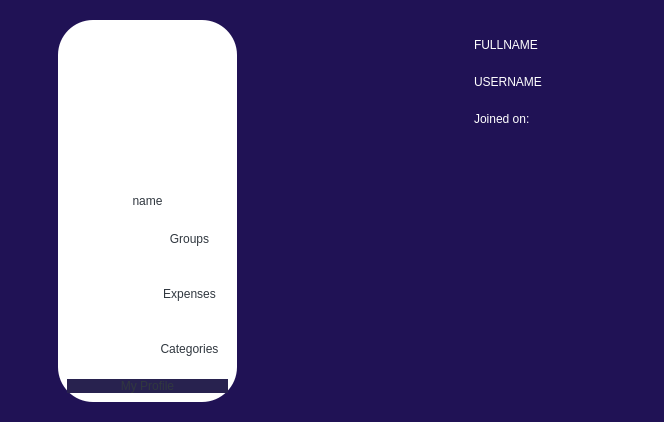
<?xml version="1.0" encoding="UTF-8"?>
<ui version="4.0">
 <class>profileDialog</class>
 <widget class="QDialog" name="profileDialog">
  <property name="geometry">
   <rect>
    <x>0</x>
    <y>0</y>
    <width>664</width>
    <height>422</height>
   </rect>
  </property>
  <property name="windowTitle">
   <string>Dialog</string>
  </property>
  <property name="styleSheet">
   <string notr="true">background:rgb(32, 18, 85);
color:rgb(48, 55, 63);</string>
  </property>
  <layout class="QHBoxLayout" name="horizontalLayout">
   <item>
    <layout class="QVBoxLayout" name="verticalLayout">
     <item>
      <widget class="QPushButton" name="pushButton_6">
       <property name="sizePolicy">
        <sizepolicy hsizetype="Preferred" vsizetype="Preferred">
         <horstretch>0</horstretch>
         <verstretch>0</verstretch>
        </sizepolicy>
       </property>
       <property name="styleSheet">
        <string notr="true">border:0px;</string>
       </property>
       <property name="text">
        <string/>
       </property>
      </widget>
     </item>
     <item>
      <widget class="QPushButton" name="pushButton_5">
       <property name="sizePolicy">
        <sizepolicy hsizetype="Preferred" vsizetype="Preferred">
         <horstretch>0</horstretch>
         <verstretch>0</verstretch>
        </sizepolicy>
       </property>
       <property name="styleSheet">
        <string notr="true">border:0px;</string>
       </property>
       <property name="text">
        <string/>
       </property>
      </widget>
     </item>
     <item>
      <widget class="QPushButton" name="pushButton">
       <property name="sizePolicy">
        <sizepolicy hsizetype="Preferred" vsizetype="Preferred">
         <horstretch>0</horstretch>
         <verstretch>0</verstretch>
        </sizepolicy>
       </property>
       <property name="styleSheet">
        <string notr="true">border:0px;
image:url(:/res/Screenshot 2023-11-02 094331.png)</string>
       </property>
       <property name="text">
        <string/>
       </property>
      </widget>
     </item>
     <item>
      <widget class="QPushButton" name="pushButton_2">
       <property name="sizePolicy">
        <sizepolicy hsizetype="Preferred" vsizetype="Preferred">
         <horstretch>0</horstretch>
         <verstretch>0</verstretch>
        </sizepolicy>
       </property>
       <property name="styleSheet">
        <string notr="true">border:0px;
image: url(:/res/Screenshot 2023-11-02 094410.png);</string>
       </property>
       <property name="text">
        <string/>
       </property>
      </widget>
     </item>
     <item>
      <widget class="QPushButton" name="pushButton_3">
       <property name="sizePolicy">
        <sizepolicy hsizetype="Preferred" vsizetype="Preferred">
         <horstretch>0</horstretch>
         <verstretch>0</verstretch>
        </sizepolicy>
       </property>
       <property name="styleSheet">
        <string notr="true">border:0px;
image: url(:/res/Screenshot 2023-11-02 094359.png);</string>
       </property>
       <property name="text">
        <string/>
       </property>
      </widget>
     </item>
     <item>
      <widget class="QPushButton" name="pushButton_4">
       <property name="sizePolicy">
        <sizepolicy hsizetype="Preferred" vsizetype="Preferred">
         <horstretch>0</horstretch>
         <verstretch>0</verstretch>
        </sizepolicy>
       </property>
       <property name="styleSheet">
        <string notr="true">border:0px;
image: url(:/res/Screenshot 2023-11-02 094342.png);</string>
       </property>
       <property name="text">
        <string/>
       </property>
      </widget>
     </item>
     <item>
      <widget class="QPushButton" name="pushButton_7">
       <property name="sizePolicy">
        <sizepolicy hsizetype="Preferred" vsizetype="Preferred">
         <horstretch>0</horstretch>
         <verstretch>0</verstretch>
        </sizepolicy>
       </property>
       <property name="styleSheet">
        <string notr="true">border:0px;</string>
       </property>
       <property name="text">
        <string/>
       </property>
      </widget>
     </item>
     <item>
      <widget class="QPushButton" name="pushButton_8">
       <property name="sizePolicy">
        <sizepolicy hsizetype="Preferred" vsizetype="Preferred">
         <horstretch>0</horstretch>
         <verstretch>0</verstretch>
        </sizepolicy>
       </property>
       <property name="styleSheet">
        <string notr="true">border:0px;</string>
       </property>
       <property name="text">
        <string/>
       </property>
      </widget>
     </item>
    </layout>
   </item>
   <item>
    <widget class="QStackedWidget" name="stackedWidget_4">
     <widget class="QWidget" name="page_7">
      <layout class="QHBoxLayout" name="horizontalLayout_2">
       <item>
        <widget class="QGroupBox" name="groupBox">
         <property name="styleSheet">
          <string notr="true">background-color:rgb(255,255,255);
border-radius:35px;</string>
         </property>
         <property name="title">
          <string/>
         </property>
         <layout class="QVBoxLayout" name="verticalLayout_5">
          <item>
           <layout class="QVBoxLayout" name="verticalLayout_4">
            <item>
             <widget class="QFrame" name="frame">
              <property name="sizePolicy">
               <sizepolicy hsizetype="Preferred" vsizetype="Preferred">
                <horstretch>0</horstretch>
                <verstretch>0</verstretch>
               </sizepolicy>
              </property>
              <property name="styleSheet">
               <string notr="true">image: url(:/res/Screenshot 2023-09-24 212318.png);</string>
              </property>
              <property name="frameShape">
               <enum>QFrame::StyledPanel</enum>
              </property>
              <property name="frameShadow">
               <enum>QFrame::Raised</enum>
              </property>
             </widget>
            </item>
            <item>
             <widget class="QLabel" name="label">
              <property name="sizePolicy">
               <sizepolicy hsizetype="Preferred" vsizetype="Fixed">
                <horstretch>0</horstretch>
                <verstretch>0</verstretch>
               </sizepolicy>
              </property>
              <property name="styleSheet">
               <string notr="true">font: 700 12pt &quot;Segoe UI&quot;;</string>
              </property>
              <property name="text">
               <string>name</string>
              </property>
              <property name="alignment">
               <set>Qt::AlignCenter</set>
              </property>
             </widget>
            </item>
           </layout>
          </item>
          <item>
           <layout class="QVBoxLayout" name="verticalLayout_3">
            <item>
             <layout class="QVBoxLayout" name="verticalLayout_2">
              <item>
               <layout class="QHBoxLayout" name="horizontalLayout_3">
                <item>
                 <widget class="QFrame" name="frame_2">
                  <property name="styleSheet">
                   <string notr="true">image: url(:/res/Screenshot 2023-11-01 115602.png);
border:0px;</string>
                  </property>
                  <property name="frameShape">
                   <enum>QFrame::StyledPanel</enum>
                  </property>
                  <property name="frameShadow">
                   <enum>QFrame::Raised</enum>
                  </property>
                 </widget>
                </item>
                <item>
                 <widget class="QPushButton" name="pushButton_9">
                  <property name="sizePolicy">
                   <sizepolicy hsizetype="Preferred" vsizetype="Preferred">
                    <horstretch>0</horstretch>
                    <verstretch>0</verstretch>
                   </sizepolicy>
                  </property>
                  <property name="styleSheet">
                   <string notr="true">font: 700 12pt &quot;Segoe UI&quot;;</string>
                  </property>
                  <property name="text">
                   <string>Groups</string>
                  </property>
                 </widget>
                </item>
               </layout>
              </item>
              <item>
               <layout class="QHBoxLayout" name="horizontalLayout_4">
                <item>
                 <widget class="QFrame" name="frame_3">
                  <property name="styleSheet">
                   <string notr="true">image: url(:/res/Screenshot 2023-11-01 115658.png);</string>
                  </property>
                  <property name="frameShape">
                   <enum>QFrame::StyledPanel</enum>
                  </property>
                  <property name="frameShadow">
                   <enum>QFrame::Raised</enum>
                  </property>
                 </widget>
                </item>
                <item>
                 <widget class="QPushButton" name="pushButton_10">
                  <property name="sizePolicy">
                   <sizepolicy hsizetype="Preferred" vsizetype="Preferred">
                    <horstretch>0</horstretch>
                    <verstretch>0</verstretch>
                   </sizepolicy>
                  </property>
                  <property name="styleSheet">
                   <string notr="true">font: 700 12pt &quot;Segoe UI&quot;;</string>
                  </property>
                  <property name="text">
                   <string>Expenses</string>
                  </property>
                 </widget>
                </item>
               </layout>
              </item>
              <item>
               <layout class="QHBoxLayout" name="horizontalLayout_5">
                <item>
                 <widget class="QFrame" name="frame_4">
                  <property name="styleSheet">
                   <string notr="true">image: url(:/res/Screenshot 2023-11-01 115743.png);</string>
                  </property>
                  <property name="frameShape">
                   <enum>QFrame::StyledPanel</enum>
                  </property>
                  <property name="frameShadow">
                   <enum>QFrame::Raised</enum>
                  </property>
                 </widget>
                </item>
                <item>
                 <widget class="QPushButton" name="pushButton_11">
                  <property name="sizePolicy">
                   <sizepolicy hsizetype="Preferred" vsizetype="Preferred">
                    <horstretch>0</horstretch>
                    <verstretch>0</verstretch>
                   </sizepolicy>
                  </property>
                  <property name="styleSheet">
                   <string notr="true">font: 700 12pt &quot;Segoe UI&quot;;</string>
                  </property>
                  <property name="text">
                   <string>Categories</string>
                  </property>
                 </widget>
                </item>
               </layout>
              </item>
             </layout>
            </item>
            <item>
             <widget class="QLabel" name="label_2">
              <property name="sizePolicy">
               <sizepolicy hsizetype="Preferred" vsizetype="Fixed">
                <horstretch>0</horstretch>
                <verstretch>0</verstretch>
               </sizepolicy>
              </property>
              <property name="styleSheet">
               <string notr="true">font: 700 12pt &quot;Segoe UI&quot;;
border-radius:10px;
color:rbg(255,255,255);
background-color:rgb(40, 34, 79)</string>
              </property>
              <property name="text">
               <string>My Profile</string>
              </property>
              <property name="alignment">
               <set>Qt::AlignCenter</set>
              </property>
             </widget>
            </item>
           </layout>
          </item>
         </layout>
        </widget>
       </item>
      </layout>
     </widget>
     <widget class="QWidget" name="page_8"/>
    </widget>
   </item>
   <item>
    <widget class="QStackedWidget" name="stackedWidget_2">
     <property name="currentIndex">
      <number>1</number>
     </property>
     <widget class="QWidget" name="page_3"/>
     <widget class="QWidget" name="page_4">
      <layout class="QVBoxLayout" name="verticalLayout_6">
       <item>
        <widget class="QFrame" name="frame_5">
         <property name="styleSheet">
          <string notr="true">border:0px;
image:url(:/res/Screenshot 2023-11-02 100223.png);</string>
         </property>
         <property name="frameShape">
          <enum>QFrame::StyledPanel</enum>
         </property>
         <property name="frameShadow">
          <enum>QFrame::Raised</enum>
         </property>
        </widget>
       </item>
       <item>
        <widget class="QFrame" name="frame_6">
         <property name="styleSheet">
          <string notr="true">border:0px;
</string>
         </property>
         <property name="frameShape">
          <enum>QFrame::StyledPanel</enum>
         </property>
         <property name="frameShadow">
          <enum>QFrame::Raised</enum>
         </property>
        </widget>
       </item>
       <item>
        <widget class="QFrame" name="frame_7">
         <property name="styleSheet">
          <string notr="true">border:0px;
</string>
         </property>
         <property name="frameShape">
          <enum>QFrame::StyledPanel</enum>
         </property>
         <property name="frameShadow">
          <enum>QFrame::Raised</enum>
         </property>
        </widget>
       </item>
      </layout>
     </widget>
    </widget>
   </item>
   <item>
    <widget class="QStackedWidget" name="stackedWidget">
     <property name="sizePolicy">
      <sizepolicy hsizetype="Preferred" vsizetype="Preferred">
       <horstretch>0</horstretch>
       <verstretch>0</verstretch>
      </sizepolicy>
     </property>
     <property name="styleSheet">
      <string notr="true">color:rgb(255,255,255);</string>
     </property>
     <widget class="QWidget" name="page">
      <layout class="QVBoxLayout" name="verticalLayout_7">
       <item>
        <widget class="QFrame" name="frame_8">
         <property name="styleSheet">
          <string notr="true">border:0px;
</string>
         </property>
         <property name="frameShape">
          <enum>QFrame::StyledPanel</enum>
         </property>
         <property name="frameShadow">
          <enum>QFrame::Raised</enum>
         </property>
         <layout class="QHBoxLayout" name="horizontalLayout_6">
          <item>
           <layout class="QVBoxLayout" name="verticalLayout_8">
            <item>
             <widget class="QLabel" name="label_3">
              <property name="styleSheet">
               <string notr="true">font: 700 12pt &quot;Segoe UI&quot;;</string>
              </property>
              <property name="text">
               <string>FULLNAME</string>
              </property>
             </widget>
            </item>
            <item>
             <widget class="QLabel" name="label_4">
              <property name="text">
               <string>USERNAME</string>
              </property>
             </widget>
            </item>
            <item>
             <widget class="QLabel" name="label_5">
              <property name="text">
               <string>Joined on:</string>
              </property>
             </widget>
            </item>
           </layout>
          </item>
         </layout>
        </widget>
       </item>
       <item>
        <widget class="QFrame" name="frame_9">
         <property name="styleSheet">
          <string notr="true">border:0px;
</string>
         </property>
         <property name="frameShape">
          <enum>QFrame::StyledPanel</enum>
         </property>
         <property name="frameShadow">
          <enum>QFrame::Raised</enum>
         </property>
        </widget>
       </item>
       <item>
        <widget class="QFrame" name="frame_10">
         <property name="styleSheet">
          <string notr="true">border:0px;
</string>
         </property>
         <property name="frameShape">
          <enum>QFrame::StyledPanel</enum>
         </property>
         <property name="frameShadow">
          <enum>QFrame::Raised</enum>
         </property>
        </widget>
       </item>
      </layout>
     </widget>
     <widget class="QWidget" name="page_2"/>
    </widget>
   </item>
  </layout>
 </widget>
 <resources/>
 <connections/>
</ui>
